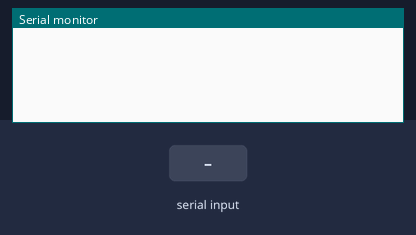
Simulated run of this sketch. Board: Arduino Uno, built with avr-gcc and run on an emulated ATmega328P. Parts: the last lines printed to the serial monitor. The test bench sets the inputs (shaded band). Random numbers use the default seed unless the sketch sets one; no radio packets arrive unless stated.

Above: at 1.2 s.
1.3 s: "0" received over Serial
At 2.5 s:
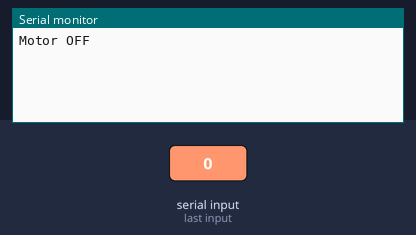
2.8 s: "1" received over Serial
At 3.9 s:
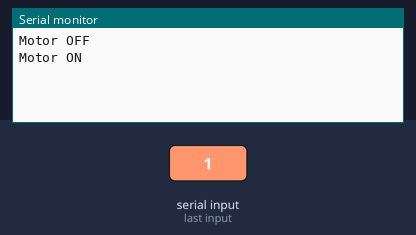
4.3 s: "2" received over Serial
At 5.1 s:
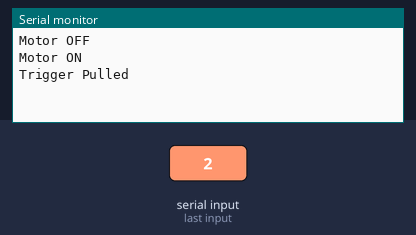
5.8 s: "3" received over Serial
At 6.8 s:
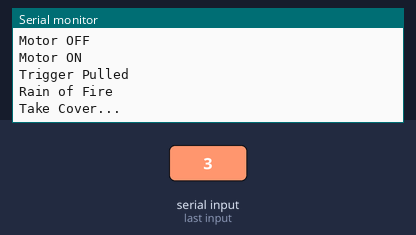
7.3 s: "4" received over Serial
At 7.8 s:
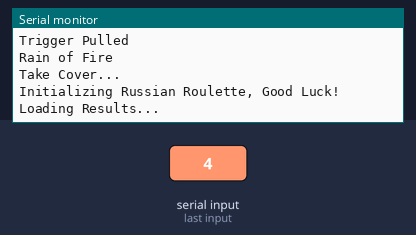

Measured:
- after the input at 1.3 s, the serial monitor: prints a new line at once (image 1)
- after the input at 2.8 s, the serial monitor: prints a new line at once (image 2)
- after the input at 4.3 s, the serial monitor: prints a new line at once (image 3)
- after the input at 5.8 s, the serial monitor: prints a new line at once (image 4)
- after the input at 7.3 s, the serial monitor: prints a new line at once (image 5)

The sketch:

Nurf_Transmission.ino
```cpp
#include <VirtualWire.h>

const int dataPin = 9;
const int ledPin = 13;
char *msg;
byte a = 0;
int randNumber;

bool  russianRoulette() {
  Serial.println("");
  Serial.println("Initializing Russian Roulette, Good Luck!");
  Serial.println("Loading Results...");
  Serial.println("");

  delay(3000);

  randNumber = random(1, 11);
  if (randNumber > 6) {
    return true;
  }
  else {
    return false;
  }
}


void setup()
{
  Serial.begin(9600);
  vw_setup(2000);
  vw_set_tx_pin(dataPin);

  randomSeed(analogRead(0));
}

void loop()
{
  while (Serial.available() == 0) {}
  a = Serial.read();

  switch (a) {
    case 48:
      msg = "48";
      Serial.println("Motor OFF");
      break;

    case 49:
      msg = "49";
      Serial.println("Motor ON");
      break;

    case 50:
      msg = "50";
      Serial.println("Trigger Pulled");
      break;

    case 51:
      msg = "51";
      Serial.println("");
      Serial.println("Rain of Fire");
      Serial.println("Take Cover...");
      Serial.println("");
      break;

    case 52:
      bool rouletteResults = russianRoulette();
      if (rouletteResults == true) {
        msg = "50";
        Serial.println("Uh Oh.. .");
        delay(1000);
      }
      else {
        msg = "48";
        Serial.println("You pass, till next time ;)");
      }
      break;
  }

  digitalWrite(ledPin, true);
  vw_send((uint8_t *)msg, strlen(msg));
  vw_wait_tx();
  digitalWrite(ledPin, false);
  delay(200);
}
```
